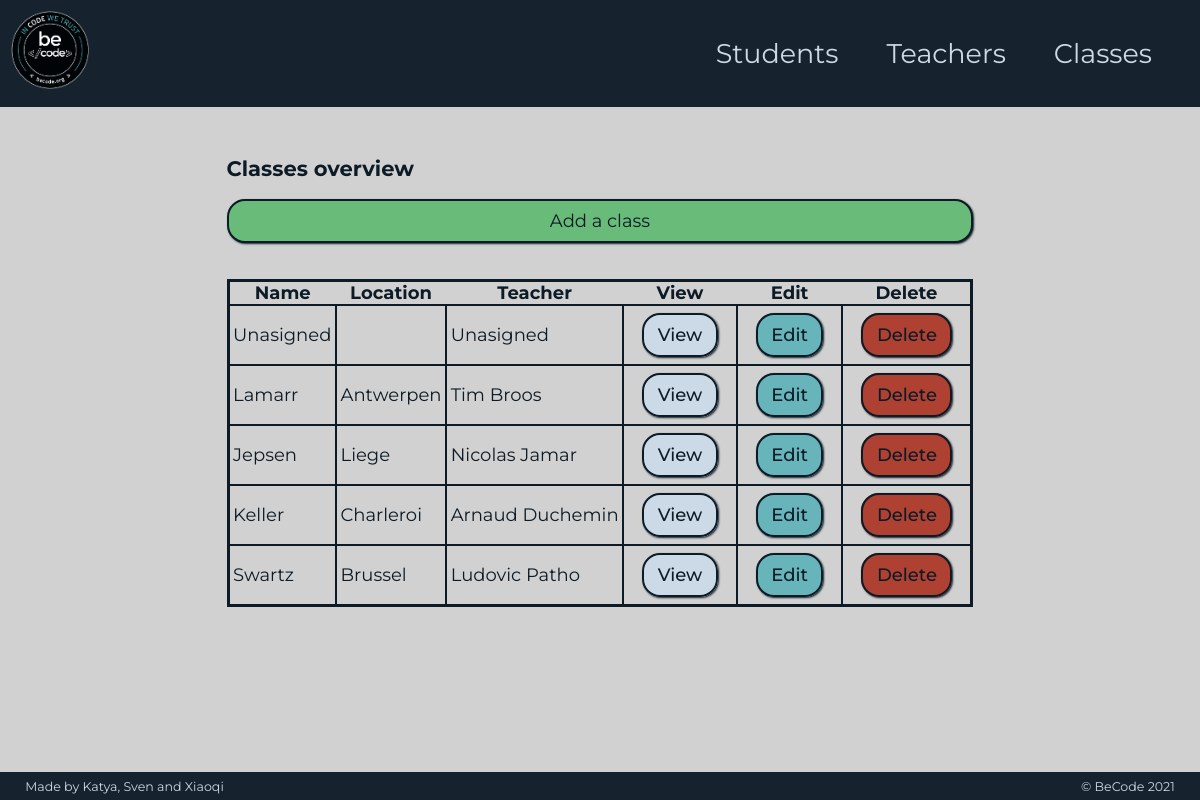
Page /index.php?page=classes on the committed database.
### tables this page shows
CREATE TABLE Class (
    ID INT UNSIGNED AUTO_INCREMENT PRIMARY KEY,
    Name varchar(255) NOT NULL,
    Location varchar(255) NOT NULL,
    Teacher INT UNSIGNED,
    FOREIGN KEY (Teacher) REFERENCES Teacher(ID) ON DELETE RESTRICT ON UPDATE CASCADE
);

### Model/connection.php (called while the page is built, shortened)
<?php
class Connection extends PDO
{
    public function __construct(){
        $driverOptions = [
            PDO::MYSQL_ATTR_INIT_COMMAND => "SET NAMES 'utf8'",
            PDO::ATTR_ERRMODE => PDO::ERRMODE_EXCEPTION,
            PDO::ATTR_DEFAULT_FETCH_MODE => PDO::FETCH_ASSOC,
        ];
    }
}

### Model/classLoader.php (called while the page is built, shortened)
<?php
class ClassLoader
{
    public static function getAllClasses(PDO $PDO): array
    {
        $handler = $PDO->query('SELECT * FROM class');
        $allClasses = $handler->fetchAll();
        $classes = [];
        foreach ($allClasses as $eachClass){
            $eachClass["TeacherName"] = self::getTeacherName($PDO, $eachClass["Teacher"]);
            array_push($classes, $eachClass);
        }
        return $classes;
    }
    public static function getTeacherName(PDO $PDO, int $teacherID)
    {
        $handler = $PDO->query('SELECT Name From Teacher WHERE ID = '. $teacherID);
        $teacherName = $handler->fetchAll();
        return $teacherName[0]["Name"];
    }
}

### View/classView.php (the view, shortened to what this page needs)
<?php require 'includes/header.php'?>
    <section id="classes">
        <div id="showClasses">
            <h3>Classes overview</h3>
        </div>
        <div class="button-div">
            <a class="button-Link addBtn" href="index.php?page=addClass">Add a class</a>
        </div>
        <table>
            <tr>
                <th>Name</th>
                <th>Location</th>
                <th>Teacher</th>
                <th>View</th>
                <th>Edit</th>
                <th>Delete</th>
            </tr>
            <?php
            foreach ($classes as $eachClass){ ?>
                <tr>
                    <td><?php echo $eachClass["Name"]; ?></td>
                    <td><?php echo $eachClass["Location"]; ?></td>
                    <td><?php echo $eachClass["TeacherName"]; ?></td>
                    <td class="button-cell">
                        <a class="button-Link viewBtn" href="index.php?page=viewClass&id=<?php echo $eachClass["ID"]; ?>">View</a>
                    </td>
                    <td class="button-cell">
                        <a class="button-Link editBtn" href="index.php?page=editClass&id=<?php echo $eachClass["ID"]; ?>">Edit</a>
                    </td>
                    <td class="button-cell">
                        <a class="button-Link deleteBtn" href="index.php?page=deleteClass&id=<?php echo $eachClass["ID"]; ?>">Delete</a>
                    </td>
                </tr>
            <?php } ?>
        </table>
    </section>
<?php require 'includes/footer.php' ?>

### Style/style.css (style rules this page uses)
:root { --bg-color-dark: hsl(207,35%,13%); --bg-color-light: hsl(207, 0%, 82%); --text-color-dark: hsl(207, 50%, 10%); --text-color-light: hsl(207, 35%, 85%); --highlight1: hsl(7,55%,44%); --highlight2: hsl(185,38%,57%); --highlight3: hsl(132,38%,57%); }
* { padding: 0; margin: 0; box-sizing: border-box; }
a { color: inherit; text-decoration: none; }
body { background: var(--bg-color-light); color: var(--text-color-dark); font-family: 'Montserrat', sans-serif; font-size: 22px; }
.button-div { margin-bottom: 2em; display: flex; justify-content: center; }
.button-cell { padding: 1em; font-weight: 500; }
.button-Link { width: 100%; height: 100%; padding: 0.5em 0.75em; text-align: center; border-radius: 1em; border: 2px solid var(--text-color-dark); box-shadow: 1px 1px 2px var(--bg-color-dark); }
.viewBtn { background: var(--text-color-light); }
.editBtn { background: var(--highlight2); }
.deleteBtn { background: var(--highlight1); }
.addBtn { background: var(--highlight3); margin-top: 1em; }
table { width: 100%; border: 3px solid var(--text-color-dark); border-collapse: collapse; }
td { padding: 1em 2em 1em 0.2em; border: 2px solid var(--text-color-dark); }
@media (max-width: 1400px) { body { font-size: 20px; } }
@media (max-width: 1400px) { td { padding: 0.75em; } }
@media (max-width: 1250px) { body { font-size: 18px; } }
@media (max-width: 1250px) { td { padding: 0 0.2em; } }

### rows in the picture
class: Name "Unasigned"
class: Name "Lamarr", Location "Antwerpen", TeacherName "Tim Broos"
class: Name "Jepsen", Location "Liege", TeacherName "Nicolas Jamar"
class: Name "Keller", Location "Charleroi", TeacherName "Arnaud Duchemin"
class: Name "Swartz", Location "Brussel", TeacherName "Ludovic Patho"
